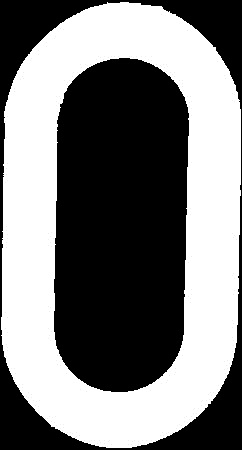
#> input picture szablon/0.jpg, 242 x 450 px; its folder holds only this picture in this run
$ python Osztynowicz_Aleksandra.py szablon out.png
#> lines starting #> are read from the running program, lines starting #| are printed output that depends on the picture; after the words box and inside, x2 and y2 are one past the last pixel; in counts of white or black regions, pixels touching at a corner belong together
### processing/utils.py
import numpy as np
import cv2
import imutils
from imutils import contours
from math import *
from skimage.metrics import structural_similarity


def find_con(blurred, prog, mode):
    found = False
    plate = []
    if mode == 1:
        thresh = cv2.threshold(blurred, prog, 255, cv2.THRESH_BINARY_INV)[1]
    elif mode == 2:
        win = int(blurred.shape[1] * 0.074)
        if win % 2 == 0:
            win += 1
        thresh = cv2.adaptiveThreshold(blurred, 255, cv2.ADAPTIVE_THRESH_GAUSSIAN_C, cv2.THRESH_BINARY_INV, win , 2)
    con = cv2.findContours(thresh.copy(), cv2.RETR_TREE, cv2.CHAIN_APPROX_SIMPLE)
    con = imutils.grab_contours(con)
    con = sorted(con, key=cv2.contourArea, reverse=True)

    # find license plate
    for c in con:
        peri = cv2.arcLength(c, True)
        approx = cv2.approxPolyDP(c, 0.05 * peri, True)
        if len(approx) == 4:
            point1x = approx[0][0][0]
            point1y = approx[0][0][1]
            point2x = approx[1][0][0]
            point2y = approx[1][0][1]
            point3x = approx[2][0][0]
            point3y = approx[2][0][1]
            point4x = approx[3][0][0]
            point4y = approx[3][0][1]
            points = np.array([[point1x, point1y], [point2x, point2y], [point3x, point3y], [point4x, point4y]])
            x = points[np.argsort(points[:, 0]), :]
            leftMost = x[:2, :]
            rightMost = x[2:, :]
            leftMost = leftMost[np.argsort(leftMost[:, 1]), :]
            (tl, bl) = leftMost
            rightMost = rightMost[np.argsort(rightMost[:, 1]), :]
            (tr, br) = rightMost

            # longer and shorter edge
            val1 = sqrt(pow(tl[0] - tr[0], 2) + pow(tl[1] - tr[1], 2))
            val2 = sqrt(pow(tl[0] - bl[0], 2) + pow(tl[1] - bl[1], 2))
            x = abs(tl[1] - tr[1])
            if val1 >= (blurred.shape[1] / 3) and (val1/val2) >= 4 and (val1/val2) <= 6.5 and ((asin(x / val1) * 180 / 3.14) <= 45):
                plate = approx
                found = True
                break
    return plate, found, thresh


def perform_processing(image: np.ndarray, template, sign) -> str:
    print(f'image.shape: {image.shape}')

    #declare variables
    res = []
    signC = []

    #find contours on image
    gray = cv2.cvtColor(image, cv2.COLOR_BGR2GRAY)
    blurred = cv2.GaussianBlur(gray, (5, 5), 0)
    plate, found, thresh = find_con(blurred, 120, 1)

    if found == False:
        plate, found, thresh = find_con(blurred, 135, 1)

    if found == False:
        plate, found, thresh = find_con(blurred, 0, 2)

    if found == False:
        return "PO12345"

    #sort points (left, right, top, bottom)
    point1x = plate[0][0][0]
    point1y = plate[0][0][1]
    point2x = plate[1][0][0]
    point2y = plate[1][0][1]
    point3x = plate[2][0][0]
    point3y = plate[2][0][1]
    point4x = plate[3][0][0]
    point4y = plate[3][0][1]
    points = np.array([[point1x, point1y], [point2x, point2y], [point3x, point3y], [point4x, point4y]])
    x = points[np.argsort(points[:, 0]), :]
    leftMost = x[:2, :]
    rightMost = x[2:, :]
    leftMost = leftMost[np.argsort(leftMost[:, 1]), :]
    (tl, bl) = leftMost
    rightMost = rightMost[np.argsort(rightMost[:, 1]), :]
    (tr, br) = rightMost

    #cut license plate from image
    input_pts = np.float32([tl, tr, br, bl])
    output_pts = np.float32([[0, 0], [400, 0], [400, 89], [0, 89]])
    M = cv2.getPerspectiveTransform(input_pts, output_pts)
    warped = cv2.warpPerspective(gray, M, (400, 89), flags=cv2.INTER_LINEAR)

    #find sign's contours
    thresh = cv2.adaptiveThreshold(warped, 255, cv2.ADAPTIVE_THRESH_GAUSSIAN_C, cv2.THRESH_BINARY_INV, 27, 4)
    kernel = cv2.getStructuringElement(cv2.MORPH_ELLIPSE, (1, 5))
    thresh = cv2.morphologyEx(thresh, cv2.MORPH_OPEN, kernel)
    con = cv2.findContours(thresh.copy(), cv2.RETR_TREE, cv2.CHAIN_APPROX_SIMPLE)
    con = imutils.grab_contours(con)
    bound = []
    for c in con:
        #compute the bounding box of the contour
        (x, y, w, h) = cv2.boundingRect(c)

        #check the size of bounding box
        if w <= (warped.shape[1] / 6) and w >= 10 and h >= (warped.shape[0] * 0.50) and h <= warped.shape[0]:
            signC.append(c)
            bound.append([(x, y), (x+w, y+h)])
    if len(signC) == 0:
        return "PO12345"

    for ind, box in enumerate(bound):
        for b in bound:
            if box == b:
                continue
            else:
                if box[0][0] > b[0][0] and box[0][1] > b[0][1] and box[1][0] < b[1][0] and box[1][1] < b[1][1]:
                    signC.pop(ind)
                    bound.pop(ind)
    signC = contours.sort_contours(signC, method="left-to-right")[0]
    for c in signC:
        #extract the sign roi
        (x, y, w, h) = cv2.boundingRect(c)
        roi = thresh[y:y + h, x:x + w]
        (rH, rW) = roi.shape
        max = 0
        si = 0
        for ind, image in enumerate(template):
            image = cv2.resize(image, (rW, rH), interpolation=cv2.INTER_AREA)
            #check similarity to sign from template
            score = structural_similarity(roi, image, full=True)[0]

            #find the best match
            if score > max:
                max = score
                si = sign[ind]
        if max >= 0.26 and si != "I":
            res.append(si)
        elif si == "I":
            if cv2.mean(roi)[0] >= 220:
                res.append(si)
    if len(res) == 0:
        return "PO12345"
    st = res[0]
    for r in range(1, len(res)):
        st = st + res[r]
    return st

### Osztynowicz_Aleksandra.py
import argparse
import json
from pathlib import Path
import cv2
from processing.utils import perform_processing
import time


def main():
    parser = argparse.ArgumentParser()
    parser.add_argument('images_dir', type=str)
    parser.add_argument('results_file', type=str)
    args = parser.parse_args()

    images_dir = Path(args.images_dir)
    results_file = Path(args.results_file)

    images_paths = sorted([image_path for image_path in images_dir.iterdir() if image_path.name.endswith('.jpg')])
    results = {}
    template = []
    sign = []
    #start = time.perf_counter()
    templete_dir = Path("./szablon/")
    template_paths = sorted([image_path for image_path in templete_dir.iterdir() if image_path.name.endswith('.jpg')])
    for template_path in template_paths:
        temp = cv2.imread(str(template_path), 0)
#> temp is the input picture: shape (450, 242); min 0, max 255, mean 123.5
        l = len(str(template_path))
        s = str(template_path)[l - 5:l - 4]
        sign.append(s)
        template.append(temp)
    for image_path in images_paths:
        image = cv2.imread(str(image_path))
        if image is None:
            print(f'Error loading image {image_path}')
            continue

        results[image_path.name] = perform_processing(image, template, sign)
#| image.shape: (450, 242, 3)
#> in perform_processing, `blurred = cv2.GaussianBlur(gray, (5, 5), 0)`:
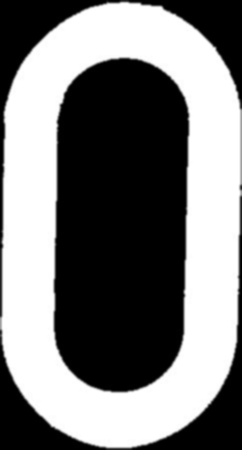
#> blurred: shape (450, 242); min 0, max 255, mean 123.6
#> in find_con, `thresh = cv2.threshold(blurred, prog, 255, cv2.THRESH_BINARY_INV)[1]`:
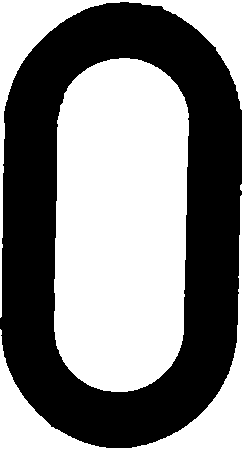
#> thresh: shape (450, 242); 51.5% white; 1 black region
#> in find_con, `con = cv2.findContours(thresh.copy(), cv2.RETR_TREE, cv2.CHAIN_APPROX_..`: con = 4 contours, 1 with area under 20; largest, box (x1, y1, x2, y2) and area: (54, 58, 189, 392) 39593, (0, 0, 242, 318) 7604, (0, 195, 242, 450) 7309
#> the loop in find_con, `for c in con:` made 4 passes
#> (peri, point1x, point1y, point2x, point2y, point3x, point3y, point4x) on pass 4: (12.83, 241, 184, 240, 185, 240, 189, 241)
#> peri on passes 1 to 3: 844.8, 1247.2, 1145
#> in perform_processing, `plate, found, thresh = find_con(blurred, 120, 1)`: plate = []; found = False
#> in find_con (call 2), `thresh = cv2.threshold(blurred, prog, 255, cv2.THRESH_BINARY_INV)[1]`: thresh: shape (450, 242); 51.5% white; 1 black region
#> in find_con (call 2), `con = cv2.findContours(thresh.copy(), cv2.RETR_TREE, cv2.CHAIN_APPROX_..`: con = 4 contours, 1 with area under 20; largest, box (x1, y1, x2, y2) and area: (54, 58, 189, 392) 39595, (0, 0, 242, 318) 7622, (0, 195, 242, 450) 7318
#> the loop in find_con (call 2), `for c in con:` made 4 passes
#> peri on passes 1 to 3: 847.1, 1247.2, 1144.7
#> call 3 of find_con, with prog = 0, mode = 2
#> in find_con (call 3), `thresh = cv2.adaptiveThreshold(blurred, 255, cv2.ADAPTIVE_THRESH_GAUSS..`:
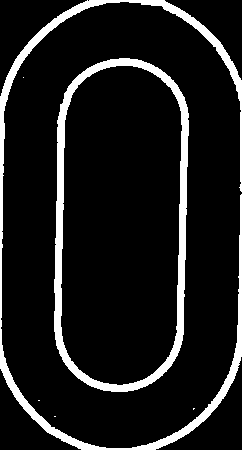
#> thresh: shape (450, 242); 10.9% white; 6 white regions (4 under 20 px)
#> in find_con (call 3), `con = cv2.findContours(thresh.copy(), cv2.RETR_TREE, cv2.CHAIN_APPROX_..`: con = 7 contours, 4 with area under 20; largest, box (x1, y1, x2, y2) and area: (54, 58, 189, 392) 39592, (60, 65, 183, 386) 34447, (0, 0, 242, 450) 4892
#> the loop in find_con (call 3), `for c in con:` made 7 passes
#> peri on passes 1 to 3: 849.6, 803.3, 2444.1
#> (peri, approx) on passes 5 to 7: (2, [[54, 416], [55, 416]]), (2, [[38, 400], [39, 400]]), (0, [[23, 77]])
   # end = time.perf_counter()
   # print("Czas: " + str(round(end-start,2)) + "s.")
    with results_file.open('w') as output_file:
        json.dump(results, output_file, indent=4)


if __name__ == '__main__':
    main()

$ run again, on szablon/4.jpg
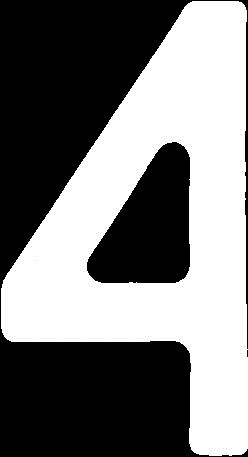
#> input picture szablon/4.jpg, 248 x 457 px
#> in main, temp is the input picture: shape (457, 248); min 0, max 255, mean 121
#| image.shape: (457, 248, 3)
#> in find_con, `thresh = cv2.threshold(blurred, prog, 255, cv2.THRESH_BINARY_INV)[1]`:
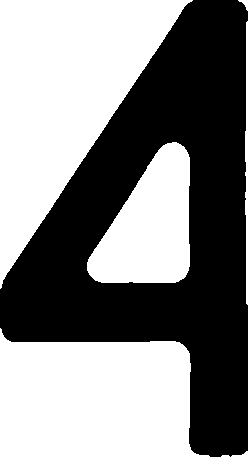
#> thresh: shape (457, 248); 52.4% white; 1 black region
#> con = 7 contours, 1 with area under 20; largest, box (x1, y1, x2, y2) and area: (0, 0, 193, 289) 26701, (0, 328, 210, 457) 21620, (87, 142, 190, 283) 9430, (245, 21, 248, 305) 338, (238, 0, 248, 11) 30, (231, 451, 248, 457) 28
#> the loop in find_con, `for c in con:` made 7 passes
#> (peri, point1x, point1y, point2x, point2y, point3x, point3y, point4x) on passes 2, 5, 6, 7: (661.3, 0, 328, 0, 456, 209, 456, 179), (33.9, 238, 0, 245, 5, 247, 10, 247), (39.07, 247, 451, 241, 455, 231, 456, 247), (16.83, 221, 456, 229, 456, 228, 455, 222)
#> plate = []; found = False
#> con = 7 contours, 1 with area under 20; largest, box (x1, y1, x2, y2) and area: (0, 0, 193, 289) 26701, (0, 328, 210, 457) 21620, (87, 142, 190, 283) 9430, (245, 21, 248, 305) 338, (238, 0, 248, 11) 30, (231, 450, 248, 457) 29
#> the loop in find_con (call 2), `for c in con:` made 7 passes
#> in find_con (call 3), `thresh = cv2.adaptiveThreshold(blurred, 255, cv2.ADAPTIVE_THRESH_GAUSS..`:
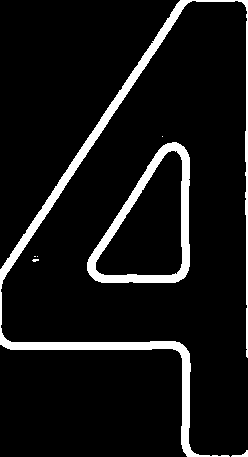
#> thresh: shape (457, 248); 8.3% white; 7 white regions (4 under 20 px)
#> con = 8 contours, 4 with area under 20; largest, box (x1, y1, x2, y2) and area: (87, 142, 190, 283) 9430, (95, 150, 183, 276) 6628, (0, 0, 248, 457) 5131, (231, 450, 248, 457) 30
#> the loop in find_con (call 3), `for c in con:` made 8 passes
#> (peri, point1x, point1y, point2x, point2y, point3x, point3y, point4x) on pass 4: (41.07, 247, 450, 241, 455, 231, 456, 247)

$ run again, on szablon/5.jpg
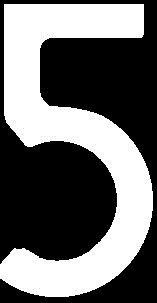
#> input picture szablon/5.jpg, 157 x 303 px
#> in main, temp is the input picture: shape (303, 157); min 0, max 255, mean 107.1
#| image.shape: (303, 157, 3)
#> in find_con, `thresh = cv2.threshold(blurred, prog, 255, cv2.THRESH_BINARY_INV)[1]`:
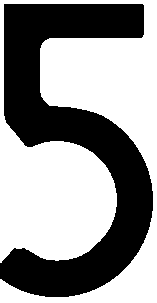
#> thresh: shape (303, 157); 58% white; 1 black region
#> con = 1 contour; box (x1, y1, x2, y2) and area: (0, 0, 157, 303) 26600
#> the loop in find_con, `for c in con:` made 1 pass
#> peri on pass 1: 2086
#> plate = []; found = False
#> con = 1 contour; box (x1, y1, x2, y2) and area: (0, 0, 157, 303) 26607
#> the loop in find_con (call 2), `for c in con:` made 1 pass
#> in find_con (call 3), `thresh = cv2.adaptiveThreshold(blurred, 255, cv2.ADAPTIVE_THRESH_GAUSS..`:
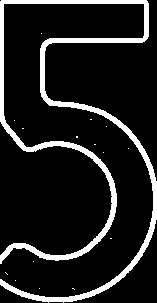
#> thresh: shape (303, 157); 12.2% white; 16 white regions (15 under 20 px)
#> con = 16 contours, 15 with area under 20; largest, box (x1, y1, x2, y2) and area: (0, 0, 157, 303) 4691
#> the loop in find_con (call 3), `for c in con:` made 16 passes
#> (peri, point1x, point1y, point2x, point2y, point3x, point3y, point4x) on passes 2 to 3: (4, 76, 136, 76, 137, 77, 137, 77), (4.83, 72, 288, 73, 288, 74, 289, 73)

$ run again, on szablon/6.jpg
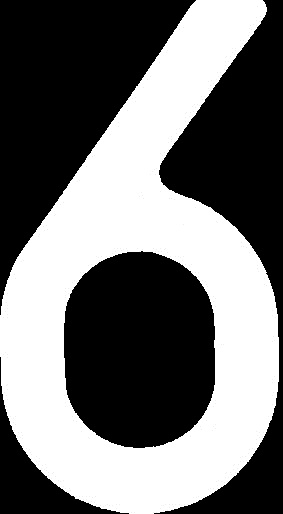
#> input picture szablon/6.jpg, 283 x 514 px
#> in main, temp is the input picture: shape (514, 283); min 0, max 255, mean 113.8
#| image.shape: (514, 283, 3)
#> in find_con, `thresh = cv2.threshold(blurred, prog, 255, cv2.THRESH_BINARY_INV)[1]`:
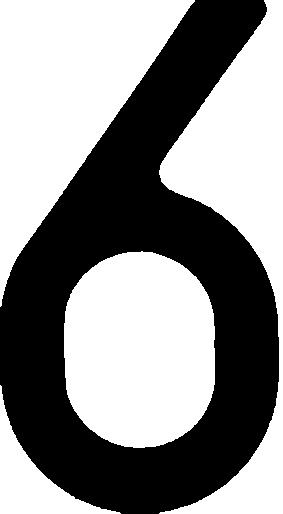
#> thresh: shape (514, 283); 55.3% white; 1 black region
#> con = 4 contours; box (x1, y1, x2, y2) and area: (0, 0, 195, 307) 27504, (64, 251, 215, 448) 24532, (159, 0, 283, 514) 22800, (0, 385, 121, 514) 4152
#> the loop in find_con, `for c in con:` made 4 passes
#> (peri, point1x, point1y, point2x, point2y, point3x, point3y, point4x) on pass 4: (448.6, 0, 385, 0, 513, 120, 513, 35)
#> plate = []; found = False
#> con = 4 contours; box (x1, y1, x2, y2) and area: (0, 0, 195, 307) 27506, (64, 251, 215, 448) 24536, (159, 0, 283, 514) 22806, (0, 385, 121, 514) 4155
#> the loop in find_con (call 2), `for c in con:` made 4 passes
#> (peri, point1x, point1y, point2x, point2y, point3x, point3y, point4x) on pass 4: (449.1, 0, 385, 0, 513, 120, 513, 35)
#> in find_con (call 3), `thresh = cv2.adaptiveThreshold(blurred, 255, cv2.ADAPTIVE_THRESH_GAUSS..`:
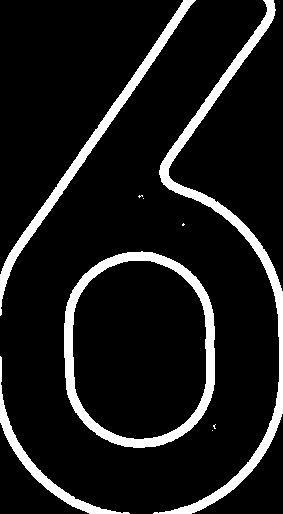
#> thresh: shape (514, 283); 10.4% white; 9 white regions (5 under 20 px)
#> con = 10 contours, 5 with area under 20; largest, box (x1, y1, x2, y2) and area: (64, 251, 215, 448) 24534, (72, 260, 207, 440) 20134, (153, 0, 283, 514) 4872, (0, 0, 196, 316) 2848, (0, 356, 130, 514) 1320
#> the loop in find_con (call 3), `for c in con:` made 10 passes
#> (peri, point1x, point1y, point2x, point2y, point3x, point3y, point4x) on pass 5: (486.4, 0, 356, 25, 467, 129, 513, 30)

$ run again, on szablon/1.jpg
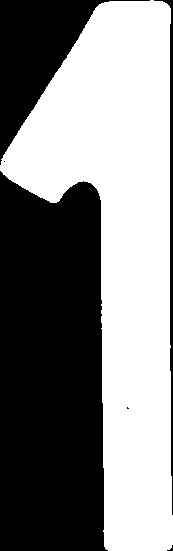
#> input picture szablon/1.jpg, 173 x 551 px
#> in main, temp is the input picture: shape (551, 173); min 0, max 255, mean 130.1
#| image.shape: (551, 173, 3)
#> in find_con, `thresh = cv2.threshold(blurred, prog, 255, cv2.THRESH_BINARY_INV)[1]`:
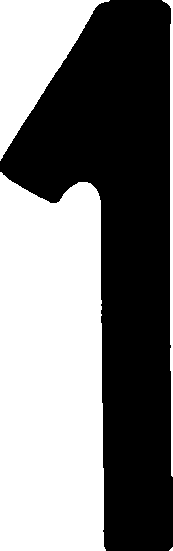
#> thresh: shape (551, 173); 48.9% white; 4 white regions (1 under 20 px)
#> con = 4 contours, 1 with area under 20; largest, box (x1, y1, x2, y2) and area: (0, 172, 106, 551) 36527, (0, 0, 110, 161) 8012, (162, 0, 173, 477) 848
#> the loop in find_con, `for c in con:` made 4 passes
#> (peri, point1x, point1y, point2x, point2y, point3x, point3y, point4x) on pass 1: (973.8, 0, 172, 0, 550, 105, 550, 99)
#> plate = []; found = False
#> con = 4 contours, 1 with area under 20; largest, box (x1, y1, x2, y2) and area: (0, 172, 107, 551) 36529, (0, 0, 110, 162) 8013, (162, 0, 173, 477) 848
#> the loop in find_con (call 2), `for c in con:` made 4 passes
#> (peri, point1x, point1y, point2x, point2y, point3x, point3y, point4x) on pass 1: (974.7, 0, 172, 0, 550, 106, 550, 99)
#> in find_con (call 3), `thresh = cv2.adaptiveThreshold(blurred, 255, cv2.ADAPTIVE_THRESH_GAUSS..`:
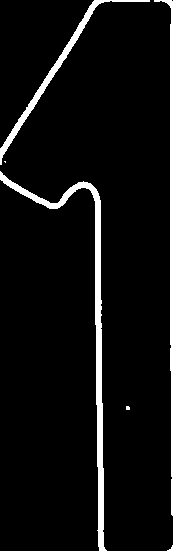
#> thresh: shape (551, 173); 5.8% white; 6 white regions (3 under 20 px)
#> con = 6 contours, 3 with area under 20; largest, box (x1, y1, x2, y2) and area: (0, 171, 107, 551) 2407, (0, 0, 150, 165) 1026, (154, 0, 173, 516) 891
#> the loop in find_con (call 3), `for c in con:` made 6 passes
#> (peri, point1x, point1y, point2x, point2y, point3x, point3y, point4x) on passes 1, 2, 5: (987.2, 0, 171, 95, 201, 106, 550, 99), (513.8, 149, 0, 92, 2, 0, 164, 94), (18.24, 172, 545, 171, 548, 167, 550, 172)
